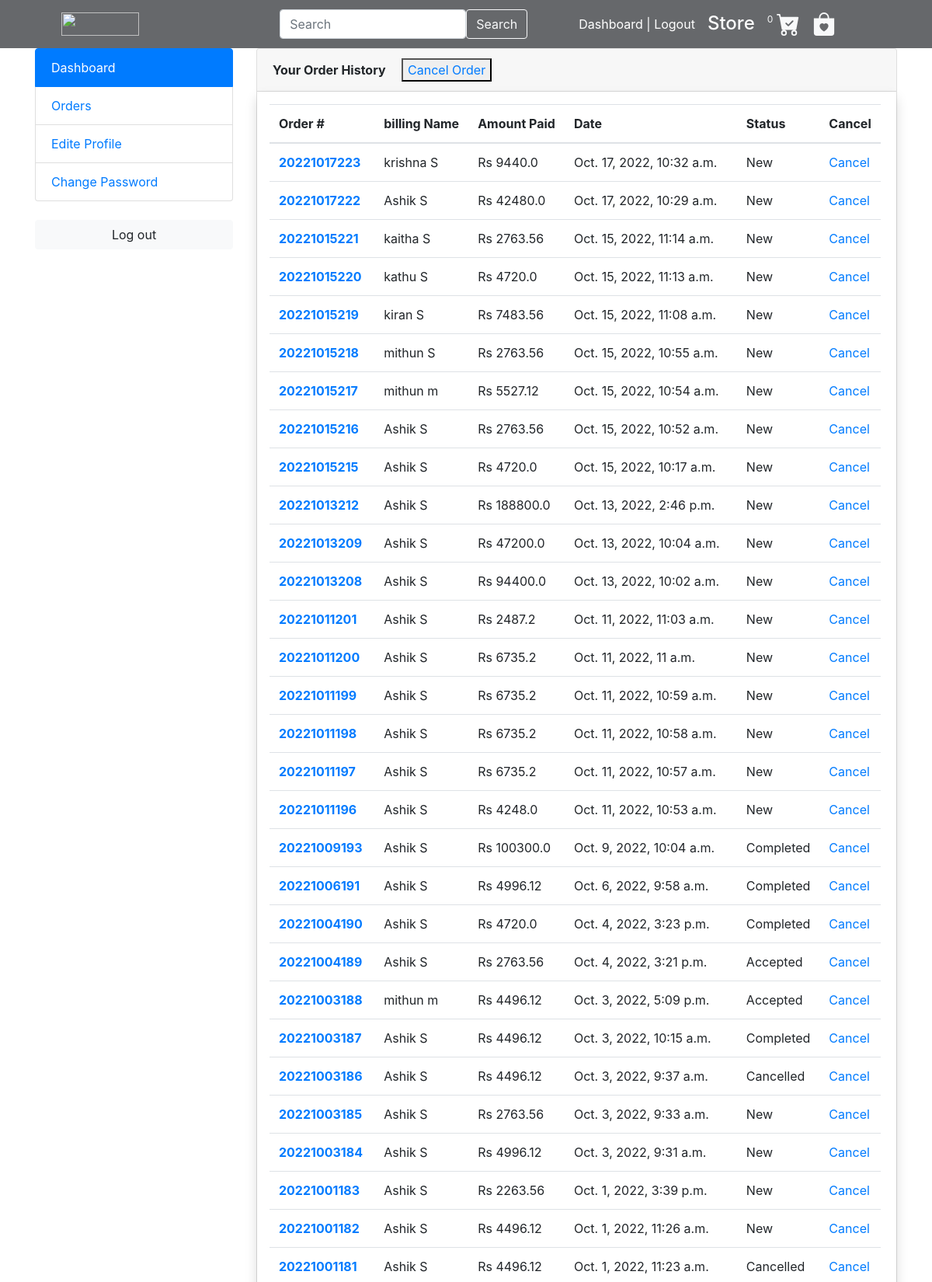
The app's page /my_orders (signed in, upper part) with its own data.
### orders/models.py (models this page shows, shortened)
class Order(models.Model):
    STATUS = (
        ('New', 'New'),
        ('Accepted', 'Accepted'),
        ('Completed', 'Completed'),
        ('Cancelled', 'Cancelled'),
    )
    user = models.ForeignKey(Account, on_delete=models.SET_NULL, null=True)
    payment = models.ForeignKey(Payment, on_delete=models.SET_NULL, blank=True, null=True)
    order_number = models.CharField(max_length=20)
    first_name = models.CharField(max_length=50)
    last_name = models.CharField(max_length=50)
    phone = models.CharField(max_length=15)
    email = models.EmailField(max_length=50)
    address_line_1 = models.CharField(max_length=50)
    address_line_2 = models.CharField(max_length=50, blank=True)
    country = models.CharField(max_length=50)
    state = models.CharField(max_length=50)
    city = models.CharField(max_length=50)
    order_note = models.CharField(max_length=100, blank=True)
    order_total = models.FloatField()
    tax = models.FloatField()
    status = models.CharField(max_length=10, choices=STATUS, default='New')
    ip = models.CharField(blank=True, max_length=20)
    is_ordered = models.BooleanField(default=False)
    created_at = models.DateTimeField(auto_now_add=True)
    updated_at = models.DateTimeField(auto_now=True)
    reduction=models.IntegerField(default=0)
    def full_name(self):
        return f'{self.first_name} {self.last_name}'

### user_app/views.py (the view)
# urls.py: path('my_orders', views.my_orders, name='my_orders'),
def my_orders(request):
    orders = Order.objects.filter(
        user=request.user, is_ordered=True
    ).order_by("-created_at")
    context = {"orders": orders}
    return render(request, "user/my_orders.html", context)

### cart/context_processors.py (called while the page is built)
def counder(request):
    cart_count = 0
    if 'admin' in request.path:
        return {}
    else:
        try:
            cart = Cart.objects.filter(cart_id=_cart_id(request))
            if request.user.is_authenticated:
                cart_items=Cartitem.objects.all().filter(user=request.user)
            else:
                cart_items = Cartitem.objects.all().filter(cart=cart[:1])
            for cart_item in cart_items:
                cart_count += cart_item.quantity
        except Cart.DoesNotExist:
            cart_count = 0
    return dict(cart_count=cart_count)

### cart/views.py (called while the page is built)
def _cart_id(request):
    cart = request.session.session_key
    if not cart:
        cart = request.session.create()
    return cart

### category/context_processors.py (called while the page is built)
def menu_links(request):
    links=category.objects.all()
    return  dict(links=links)

### templates/user/my_orders.html
{%extends "base/basecode.html" %}
{% load static %}
{%block content%}
<section class="section-conten padding-y bg">
    <div class="container">
        <div class="row">
            {%include 'base/dashbordsidebar.html'%}
            <main class="col-md-9">
                <article class="card">
                    <header class="card-header">
                        <strong class="d-inline-block mr-3">Your Order History</strong> <button><a href="{% url 'my_Cancel' %}"> Cancel Order</a></button>
                    </header>
                    {% if not orders %}
                    <h3 class="text-center mt-5" style="color: #FF7F7F;"></h3>
                    <h5 class="text-center" style="color: #313031;">It looks like you haven't made your order yet.</h5>
                    <img src="{% static './images/empty order.jpg' %}" alt="" class="center" width="100%" height="300">
                    <div class="text-center mb-4">
                        <a href="{% url 'storepage' %}" class="btn btn-primary col-6">Shop Now</a>
                    </div>
                    {% else %}
                    <div class="card-body  shadow p-3 mb-5 bg-white rounded">
                        <div class="row ">
                            <div class="col-md-12 ">
                                <table class="table table-hover table-responsive">
                                    <thead>
                                    <tr>
                                        <a>
                                            <th scope="col">Order #</th>
                                        </a>
                                        <th scope="col">billing  Name</th>
                                        <th scope="col">Amount Paid</th>
                                        <th scope="col">Date</th>
                                        <th scope="col">Status</th>
                                        <th scope="col">Cancel</th>
                                    </tr>
                                    </thead>
                                    <tbody>
                                    {% for order in orders %}
                                    <tr>
                                        <th scope="row"><a href="{% url 'OrderDetails' order.order_number %}">{{order.order_number}}</a>
                                        </th>
                                        <td>{{order.full_name}}</td>
                                        <td>Rs {{order.order_total}}</td>
                                        <td>{{order.created_at}}</td>
                                        <td>{{order.status}}</td>
                                        <td><a href="{% url 'OrderCancel' order.order_number %}"> Cancel </a></td>
                                    </tr>
                                    {% endfor %}
                                    </tbody>
                                </table>
                            </div>
                        </div>
                    </div>
                    {% endif %}
                </article>
            </main>
        </div>
    </div>
</section>
{%endblock%}

### records on screen
Order: order_number "20221017223", full_name "krishna S", order_total "9440.0", created_at "Oct. 17, 2022, 10:32 a.m.", status "New"
Order: order_number "20221017222", full_name "Ashik S", order_total "42480.0", created_at "Oct. 17, 2022, 10:29 a.m.", status "New"
Order: order_number "20221015221", full_name "kaitha S", order_total "2763.56", created_at "Oct. 15, 2022, 11:14 a.m.", status "New"
Order: order_number "20221015220", full_name "kathu S", order_total "4720.0", created_at "Oct. 15, 2022, 11:13 a.m.", status "New"
Order: order_number "20221015219", full_name "kiran S", order_total "7483.56", created_at "Oct. 15, 2022, 11:08 a.m.", status "New"
Order: order_number "20221015218", full_name "mithun S", order_total "2763.56", created_at "Oct. 15, 2022, 10:55 a.m.", status "New"
Order: order_number "20221015217", full_name "mithun m", order_total "5527.12", created_at "Oct. 15, 2022, 10:54 a.m.", status "New"
Order: order_number "20221015216", full_name "Ashik S", order_total "2763.56", created_at "Oct. 15, 2022, 10:52 a.m.", status "New"
Order: order_number "20221015215", full_name "Ashik S", order_total "4720.0", created_at "Oct. 15, 2022, 10:17 a.m.", status "New"
Order: order_number "20221013212", full_name "Ashik S", order_total "188800.0", created_at "Oct. 13, 2022, 2:46 p.m.", status "New"
Order: order_number "20221013209", full_name "Ashik S", order_total "47200.0", created_at "Oct. 13, 2022, 10:04 a.m.", status "New"
Order: order_number "20221013208", full_name "Ashik S", order_total "94400.0", created_at "Oct. 13, 2022, 10:02 a.m.", status "New"
Order: order_number "20221011201", full_name "Ashik S", order_total "2487.2", created_at "Oct. 11, 2022, 11:03 a.m.", status "New"
Order: order_number "20221011200", full_name "Ashik S", order_total "6735.2", created_at "Oct. 11, 2022, 11 a.m.", status "New"
Order: order_number "20221011199", full_name "Ashik S", order_total "6735.2", created_at "Oct. 11, 2022, 10:59 a.m.", status "New"
Order: order_number "20221011198", full_name "Ashik S", order_total "6735.2", created_at "Oct. 11, 2022, 10:58 a.m.", status "New"
Order: order_number "20221011197", full_name "Ashik S", order_total "6735.2", created_at "Oct. 11, 2022, 10:57 a.m.", status "New"
Order: order_number "20221011196", full_name "Ashik S", order_total "4248.0", created_at "Oct. 11, 2022, 10:53 a.m.", status "New"
Order: order_number "20221009193", full_name "Ashik S", order_total "100300.0", created_at "Oct. 9, 2022, 10:04 a.m.", status "Completed"
Order: order_number "20221006191", full_name "Ashik S", order_total "4996.12", created_at "Oct. 6, 2022, 9:58 a.m.", status "Completed"
Order: order_number "20221004190", full_name "Ashik S", order_total "4720.0", created_at "Oct. 4, 2022, 3:23 p.m.", status "Completed"
Order: order_number "20221004189", full_name "Ashik S", order_total "2763.56", created_at "Oct. 4, 2022, 3:21 p.m.", status "Accepted"
Order: order_number "20221003188", full_name "mithun m", order_total "4496.12", created_at "Oct. 3, 2022, 5:09 p.m.", status "Accepted"
Order: order_number "20221003187", full_name "Ashik S", order_total "4496.12", created_at "Oct. 3, 2022, 10:15 a.m.", status "Completed"
Order: order_number "20221003186", full_name "Ashik S", order_total "4496.12", created_at "Oct. 3, 2022, 9:37 a.m.", status "Cancelled"
Order: order_number "20221003185", full_name "Ashik S", order_total "2763.56", created_at "Oct. 3, 2022, 9:33 a.m.", status "New"
Order: order_number "20221003184", full_name "Ashik S", order_total "4996.12", created_at "Oct. 3, 2022, 9:31 a.m.", status "New"
Order: order_number "20221001183", full_name "Ashik S", order_total "2263.56", created_at "Oct. 1, 2022, 3:39 p.m.", status "New"
Order: order_number "20221001182", full_name "Ashik S", order_total "4496.12", created_at "Oct. 1, 2022, 11:26 a.m.", status "New"
Order: order_number "20221001181", full_name "Ashik S", order_total "4496.12", created_at "Oct. 1, 2022, 11:23 a.m.", status "Cancelled"

### other values on screen
{{ cart_count }} "0"
